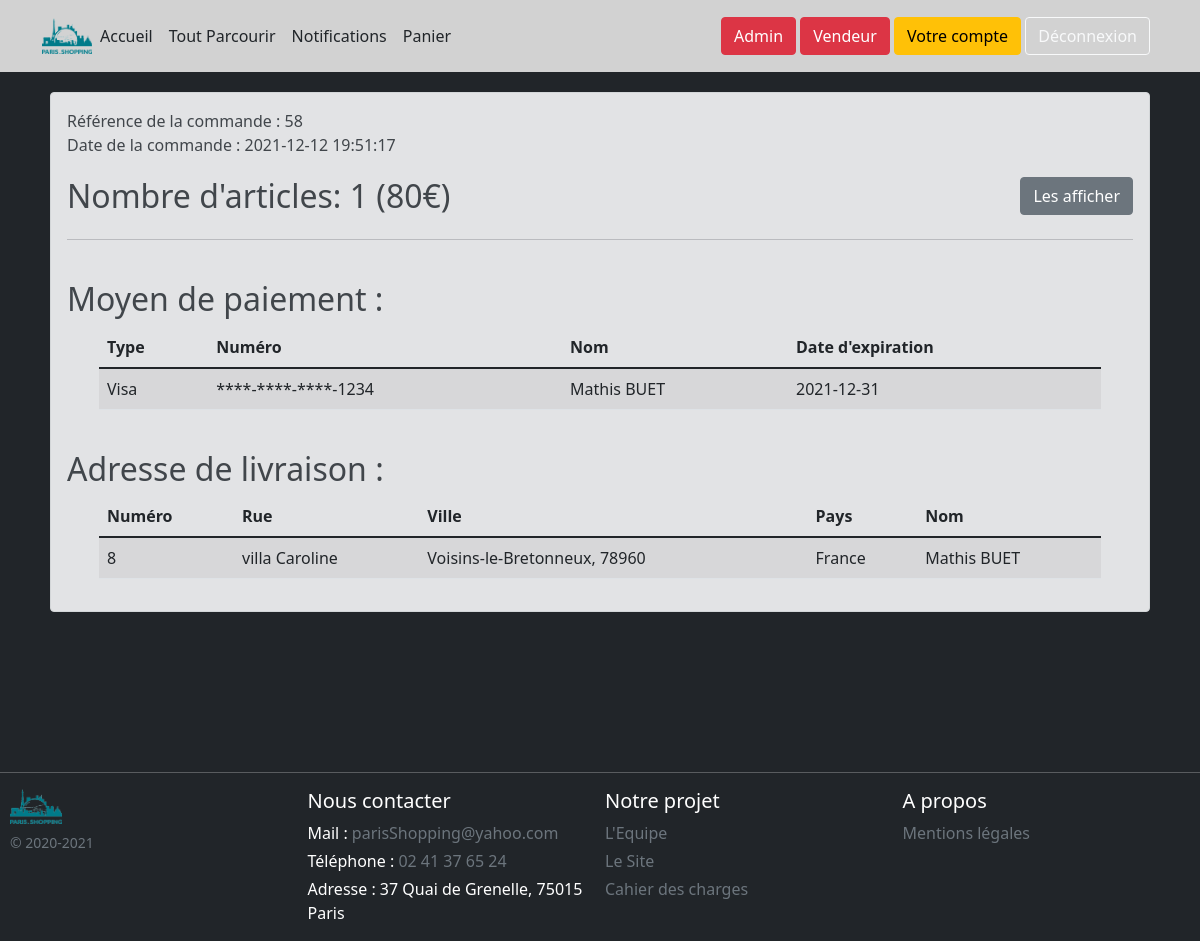
Page /index.php?page=commande&id=58 (signed in) on the committed database.
### tables this page shows
CREATE TABLE IF NOT EXISTS `commandelog` (
  `idCommandeLog` int(11) NOT NULL AUTO_INCREMENT,
  `dateCommande` datetime NOT NULL,
  `utilisateurId` int(5) UNSIGNED NOT NULL DEFAULT '0',
  `idAdresseLog` int(11) NOT NULL,
  `idPaiementLog` int(11) NOT NULL,
  PRIMARY KEY (`idCommandeLog`),
  KEY `RefUtilisateurId` (`utilisateurId`),
  KEY `RefidAdresseLog` (`idAdresseLog`),
  KEY `RefidPaiementLog` (`idPaiementLog`)
);

CREATE TABLE IF NOT EXISTS `paiementlog` (
  `idPaiementLog` int(11) NOT NULL AUTO_INCREMENT,
  `typeCarte` varchar(100) NOT NULL,
  `numeroCarte` varchar(100) NOT NULL,
  `nomCarte` varchar(255) NOT NULL,
  `dateExpiration` date NOT NULL,
  `codeSecurite` varchar(4) NOT NULL,
  `idCommandeLog` int(11) DEFAULT NULL,
  PRIMARY KEY (`idPaiementLog`),
  KEY `RefidCommandeLog` (`idCommandeLog`)
);

CREATE TABLE IF NOT EXISTS `adresselog` (
  `idAdresseLog` int(11) NOT NULL AUTO_INCREMENT,
  `numeroVoie` varchar(100) DEFAULT NULL,
  `rue` varchar(100) NOT NULL,
  `ville` varchar(100) NOT NULL,
  `codePostal` int(11) NOT NULL,
  `nom` varchar(100) NOT NULL,
  `idCommandeLog` int(11) DEFAULT NULL,
  `pays` varchar(100) NOT NULL,
  PRIMARY KEY (`idAdresseLog`),
  KEY `RefidCommandeLog` (`idCommandeLog`)
);

### src/bdd/connectBDD.php (called while the page is built, shortened)
<?php
function requeteSqlArray($requeteString, $pdo)
{
    $query = $pdo->query($requeteString);
    return $query->fetchAll();
}

### src/view/page/commande.php (the view, shortened to what this page needs)
<?php
     if(isset($_GET['id'])){
        $commande = requeteSqlArray("SELECT * from commandeLog where idCommandeLog = '{$_GET['id']}' and utilisateurId = '{$_SESSION['idUtilisateur']}'",$pdo);
        if(sizeof($commande)==1 ){
            $paiementLog = requeteSqlArray("SELECT * from paiementLog WHERE idCommandeLog = '{$commande[0]['idCommandeLog']}'",$pdo);
            $adresseLog = requeteSqlArray("SELECT * from adresseLog WHERE idCommandeLog = '{$commande[0]['idCommandeLog']}'",$pdo);
            $totalPrix=0;
            $articlesLog = requeteSqlArray("SELECT * from articleLog WHERE commandeLogId = '{$commande[0]['idCommandeLog']}'",$pdo);
            foreach($articlesLog as $a){
                $totalPrix+=$a['prixAchat'];
            }
        }
    }
?>
<?php if(!isset($_GET['id']) ||sizeof($commande)==0 || sizeof($commande)>1 || !LOGGED) : ?>
    <div class="d-flex justify-content-center text-danger">Aucune commande trouvée</div>
<?php else : ?>
    <div class="alert alert-secondary" >
        <div>Référence de la commande : <?php echo $commande[0]['idCommandeLog'] ;?></div>
        <div>Date de la commande : <?php echo $commande[0]['dateCommande'] ?></div>
        <div class="flexEspaceEntre" style="margin-top:20px;">
            <h2 >Nombre d'articles: <?php echo count($articlesLog); ?> (<?php echo $totalPrix; ?>€)</h2>
            <div>
                <button id="afficherArticles" type="button" style="color:white" class="btn btn-secondary " onclick="afficherOuPas('articlesLogs')">Les afficher</button></h1>
            </div>
        </div>
   <hr>
            <h2 class="text" style='margin-top:40px;'>Moyen de paiement :</h2>
        <div id="paiementAffichage" style="margin:3%;margin-top:0px;">
            <table class="table table-striped"  >
                <thead>
                    <tr>
                        <th scope="col">Type</th>
                        <th scope="col">Numéro</th>
                        <th scope="col">Nom</th>
                        <th scope="col">Date d'expiration</th>
                    </tr>
                </thead>
                <tbody>
                            <tr>
                                <?php
                                echo "<td>". $paiementLog[0]['typeCarte'] ."</td>";
                                echo  "<td>****-****-****-" . substr($paiementLog[0]['numeroCarte'], -4)."</td>";
                                echo "<td>". $paiementLog[0]['nomCarte']."</td>";
                                echo "<td>".  $paiementLog[0]['dateExpiration']."</td>";
                                ?>
                            </tr>
                </tbody>
            </table>
        </div>
        <h2 class="text" style='margin-top:40px;'>Adresse de livraison :</h2>
        <div id="adresseAffichage" style="margin:3%;margin-top:0px;margin-bottom:0px;">
            <table class="table table-striped"  >
                <thead>
                    <tr>
                    <th scope="col">Numéro</th>
                    <th scope="col">Rue</th>
                    <th scope="col">Ville</th>
                    <th scope="col">Pays</th>
                    <th scope="col">Nom</th>
                    </tr>
                </thead>
                <tbody>
                            <tr>
                                <?php
                                echo "<td>". $adresseLog[0]['numeroVoie'] ."</td>";
                                echo  "<td>" . $adresseLog[0]['rue']."</td>";
                                echo "<td>". $adresseLog[0]['ville'].", " . $adresseLog[0]['codePostal']."</td>";
                                echo "<td>". $adresseLog[0]['pays']."</td>";
                                echo "<td>".  $adresseLog[0]['nom']."</td>";
                                ?>
                            </tr>
                </tbody>
            </table>
        </div>
     </div>
<?php endif; ?>

### src/css/main.css (style rules this page uses)
body { --bs-bg-opacity: 1; background-color: rgba(var(--bs-dark-rgb),var(--bs-bg-opacity))!important; margin: 0 0 10%; padding:0; height:100%; min-height: 100vh; }
html, body { height: 100%; }
.flexEspaceEntre { display: flex; flex-direction: row; justify-content: space-between; }

### rows in the picture
commandelog: idCommandeLog "58", dateCommande "2021-12-12 19:51:17"
paiementlog: typeCarte "Visa", numeroCarte "1234", nomCarte "Mathis BUET", dateExpiration "2021-12-31"
adresselog: numeroVoie "8", rue "villa Caroline", ville "Voisins-le-Bretonneux", codePostal "78960", pays "France", nom "Mathis BUET"

### other values in the picture
count($articlesLog) "1"
$totalPrix "80"
